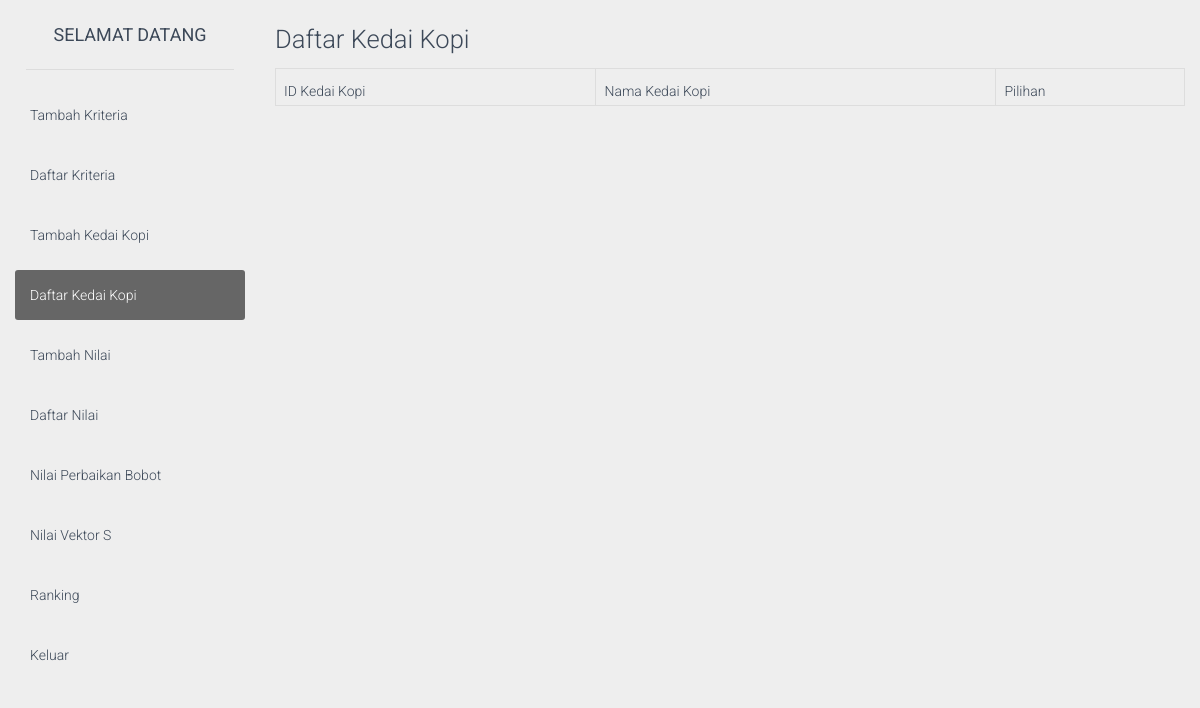
Page /login/dashboard/index.php?page=4 (signed in) on the earlier database version.
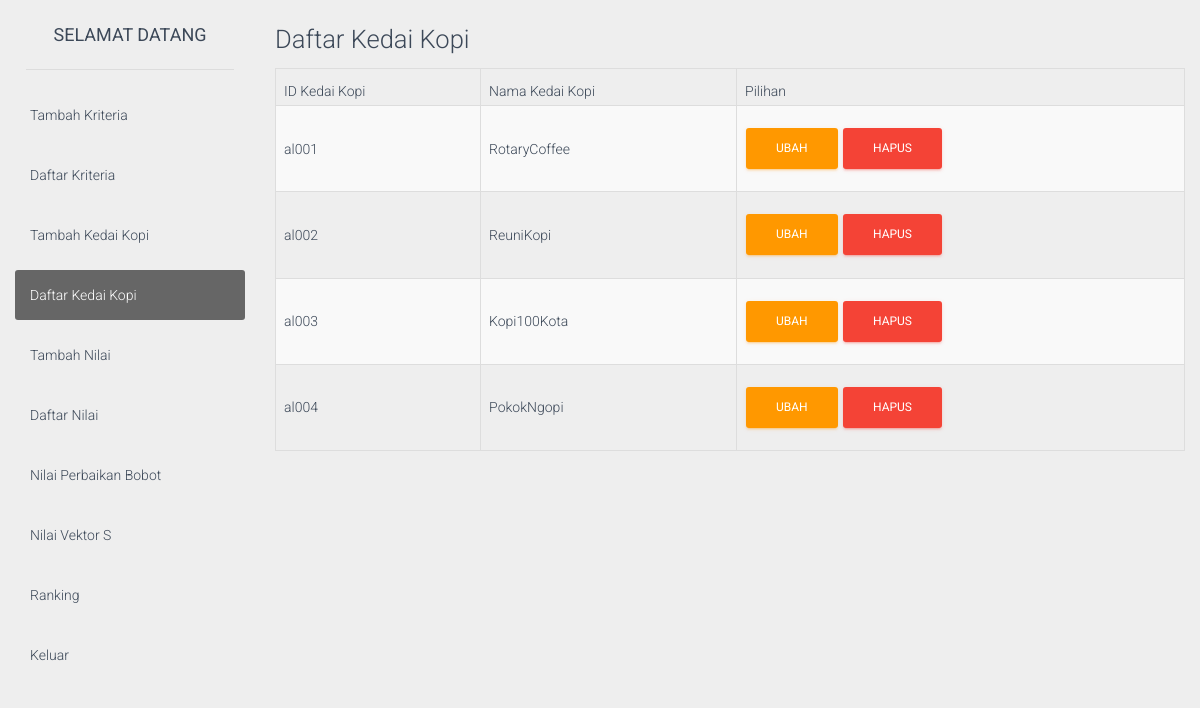
Same page on the later database version.
### tables this page shows
CREATE TABLE `alternatif` (
  `id_alternatif` varchar(5) NOT NULL,
  `nm_alternatif` varchar(35) NOT NULL,
  `n_vektor_s` double NOT NULL,
  `n_vektor_v` double NOT NULL
);

### login/dashboard/include/kedai_list.php (the view)
<div class="box-header">
    <h3 class="box-title">Daftar Kedai Kopi</h3>
</div>
<div class="table-responsive">
    <table class="table table-bordered table-striped">
        <thead>
            <tr>
                <th>ID Kedai Kopi</th>
                <th>Nama Kedai Kopi</th>
                <th>Pilihan</th>
            </tr>
        </thead>
        <tbody>
            <?php
include ("../koneksi/koneksi.php");
$s=mysqli_query($conn, "select * from alternatif order by id_alternatif ASC");
while($d=mysqli_fetch_assoc($s)){
?>
            <tr>
                <td><?php echo $d['id_alternatif']; ?></td>
                <td><?php echo $d['nm_alternatif']; ?></td>
                <td>
                    <a href="?a=alternatif&k=ubaha&id=<?php echo $d['id_alternatif']; ?>"
                        class="btn btn-warning">Ubah</a>
                    <a href="hapusalternatif.php?id=<?php echo $d['id_alternatif']; ?>" class="btn btn-danger">Hapus</a>
                </td>
            </tr>
            <?php
}
?>
        </tbody>
    </table>
</div>

### login/dashboard/index.php (shortened to what this page needs)
<?php
$getPage = $_GET['page'];
switch ($getPage) {
    case 4:
        $page               = "include/kedai_list.php";
        break;
}
?>
<!doctype html>
<html lang="en">
<head>
    <?php
        include "include/libs.php";
    ?>
</head>
<body>
    <div class="wrapper">
        <div class="sidebar" data-color="purple" data-image="../assets/img/sidebar-1.jpg">
            <div class="logo">
                <a href="" class="simple-text">
                    Selamat datang
                </a>
            </div>
            <div class="sidebar-wrapper">
                <ul class="nav">
                    <li class="<?php $_SESSION['active'] == 1 ? print("active") : print("") ?>">
                        <a href="index.php?page=1">
                            <p>Tambah Kriteria</p>
                        </a>
                    </li>
                    <li class="<?php $_SESSION['active'] == 2 ? print("active") : print("") ?>">
                        <a href="index.php?page=2">
                            <p>Daftar Kriteria</p>
                        </a>
                    </li>
                    <li class="<?php $_SESSION['active'] == 3 ? print("active") : print("") ?>">
                        <a href="index.php?page=3">
                            <p>Tambah Kedai Kopi</p>
                        </a>
                    </li>
                    <li class="<?php $_SESSION['active'] == 4 ? print("active") : print("") ?>">
                        <a href="index.php?page=4">
                            <p>Daftar Kedai Kopi</p>
                        </a>
                    </li>
                    <li class="<?php $_SESSION['active'] == 5 ? print("active") : print("") ?>">
                        <a href="index.php?page=5">
                            <p>Tambah Nilai</p>
                        </a>
                    </li>
                    <li class="<?php $_SESSION['active'] == 6 ? print("active") : print("") ?>">
                        <a href="index.php?page=6">
                            <p>Daftar Nilai</p>
                        </a>
                    </li>
                    <li class="<?php $_SESSION['active'] == 7 ? print("active") : print("") ?>">
                        <a href="index.php?page=7">
                            <p>Nilai Perbaikan Bobot</p>
                        </a>
                    </li>
                    <li class="<?php $_SESSION['active'] == 8 ? print("active") : print("") ?>">
                        <a href="index.php?page=8">
                            <p>Nilai Vektor S</p>
                        </a>
                    </li>
                    <li class="<?php $_SESSION['active'] == 9 ? print("active") : print("") ?>">
                        <a href="index.php?page=9">
                            <p>Ranking</p>
                        </a>
                    </li>
                    <li>
                        <a href="../logout.php">
                            <p>Keluar</p>
                        </a>
                    </li>
                </ul>
            </div>
        </div>
        <div class="main-panel">
            <div class="content">
                <div class="container-fluid">
                    <?php
                    include $page;
                    ?>
                </div>
            </div>
        </div>
    </div>
</body>
</html>

### login/dashboard/include/libs.php (shortened to what this page needs)
<link href="../assets/css/bootstrap.min.css" rel="stylesheet" />
<link href="../assets/css/material-dashboard.css?v=1.2.0" rel="stylesheet" />
<link href="../assets/css/demo.css" rel="stylesheet" />
<link href="../assets/css/font-awesome.min.css" rel="stylesheet">

Differences in the rows shown:
added alternatif: id_alternatif "al001", nm_alternatif "RotaryCoffee"
added alternatif: id_alternatif "al002", nm_alternatif "ReuniKopi"
added alternatif: id_alternatif "al003", nm_alternatif "Kopi100Kota"
added alternatif: id_alternatif "al004", nm_alternatif "PokokNgopi"
